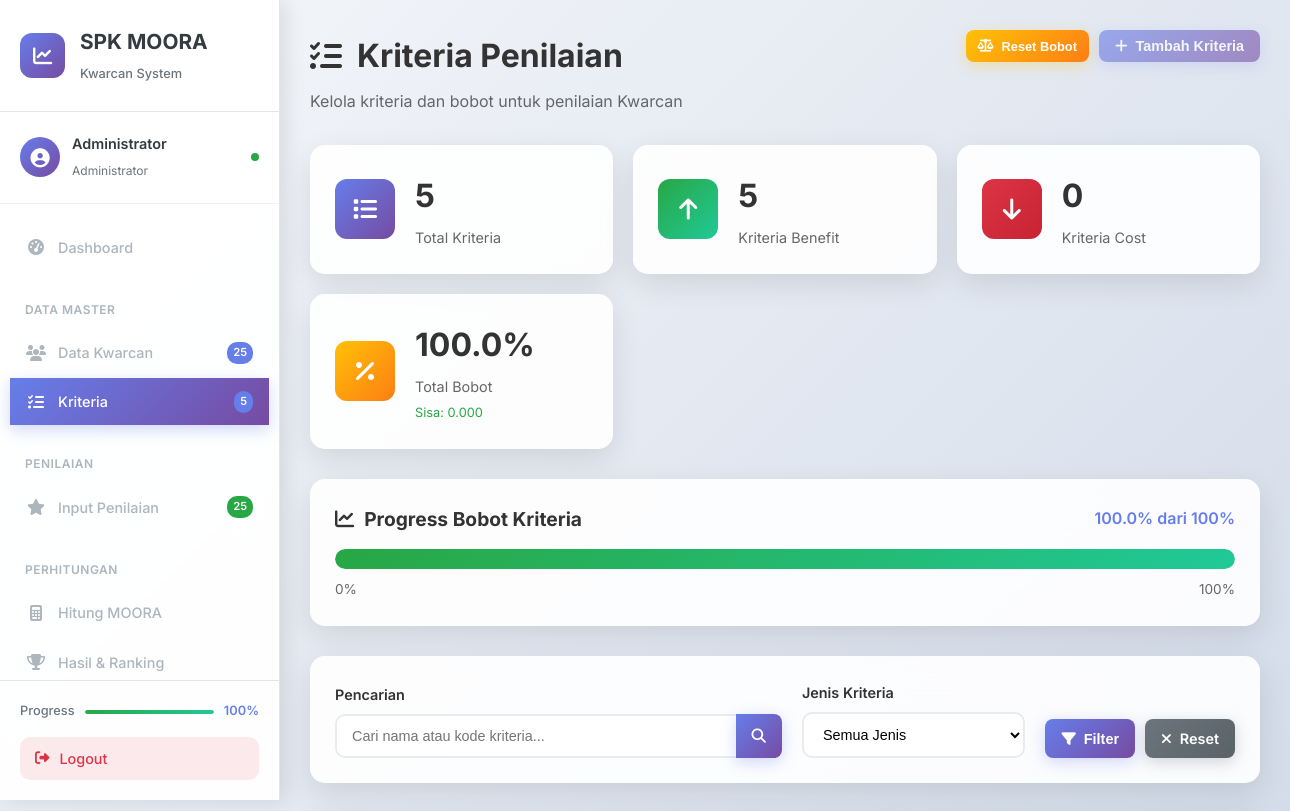
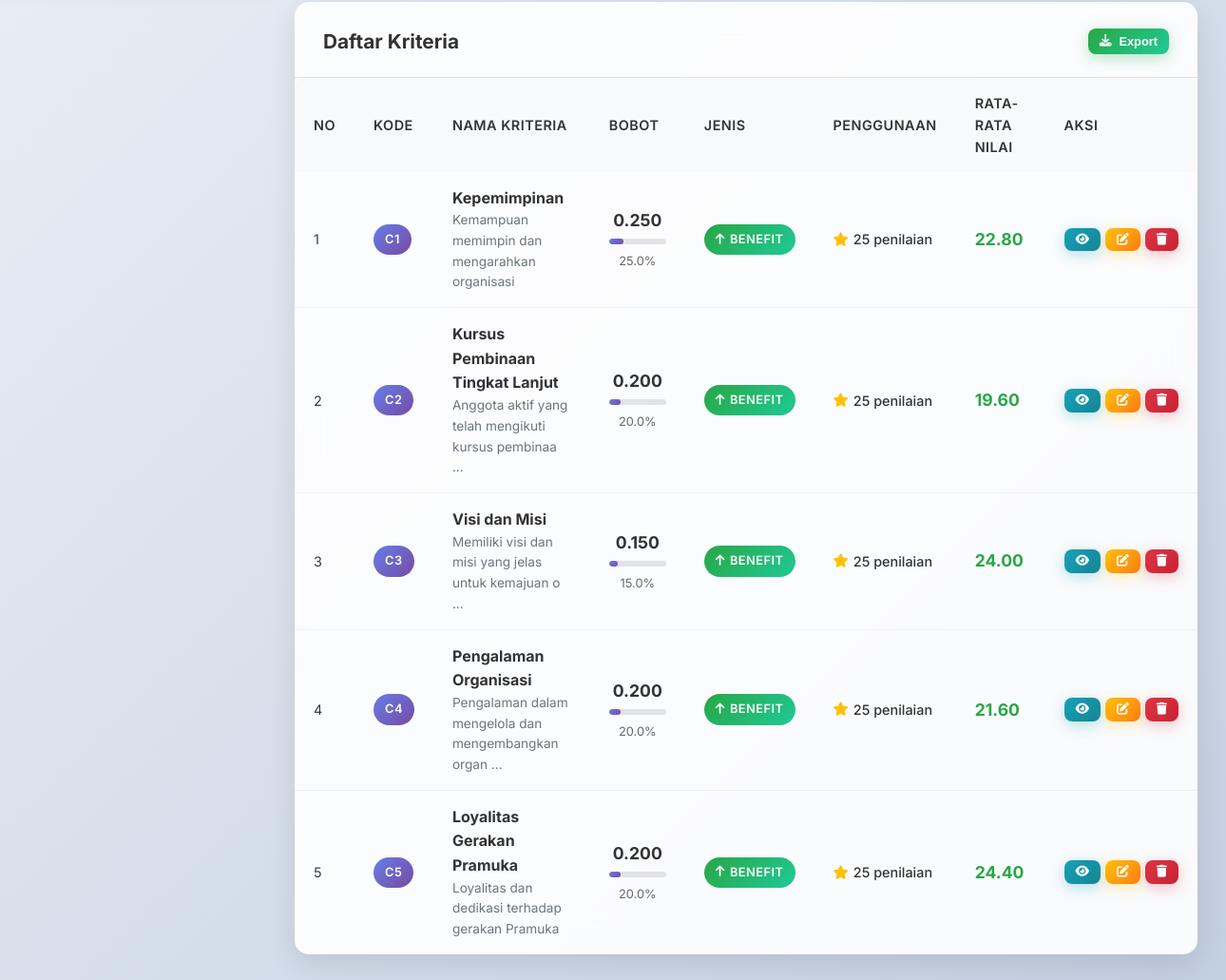
/admin/kriteria.php (signed in), run on the app's committed database (2 pictures, top to bottom).
### tables this page shows
CREATE TABLE `kriteria` (
  `id` int(11) NOT NULL,
  `kode_kriteria` varchar(10) NOT NULL,
  `nama_kriteria` varchar(100) NOT NULL,
  `bobot` decimal(5,3) NOT NULL,
  `jenis` enum('benefit','cost') NOT NULL DEFAULT 'benefit',
  `keterangan` text DEFAULT NULL,
  `created_at` timestamp NOT NULL DEFAULT current_timestamp(),
  `updated_at` timestamp NOT NULL DEFAULT current_timestamp() ON UPDATE current_timestamp()
);

### admin/kriteria.php (the view, shortened to what this page needs)
<?php
require_once '../config/database.php';
$search = $_GET['search'] ?? '';
$where_conditions = [];
$params = [];
$where_clause = !empty($where_conditions) ? "WHERE " . implode(" AND ", $where_conditions) : "";
$query = "SELECT k.*,
          (SELECT COUNT(*) FROM penilaian p WHERE p.kriteria_id = k.id) as penilaian_count,
          (SELECT AVG(p.nilai) FROM penilaian p WHERE p.kriteria_id = k.id) as rata_nilai
          FROM kriteria k
          $where_clause
          ORDER BY k.kode_kriteria ASC";
$stmt = $pdo->prepare($query);
$stmt->execute($params);
$kriteria_list = $stmt->fetchAll();
$stats_query = "SELECT
    COUNT(*) as total,
    SUM(bobot) as total_bobot,
    SUM(CASE WHEN jenis = 'benefit' THEN 1 ELSE 0 END) as benefit_count,
    SUM(CASE WHEN jenis = 'cost' THEN 1 ELSE 0 END) as cost_count,
    (SELECT COUNT(DISTINCT kriteria_id) FROM penilaian) as sudah_digunakan
    FROM kriteria";
$stmt = $pdo->query($stats_query);
$stats = $stmt->fetch();
$sisa_bobot = 1 - ($stats['total_bobot'] ?? 0);
?>
<?php include '../includes/header.php'; ?>
<div class="main-wrapper">
    <?php include '../includes/sidebar.php'; ?>
    <div class="content">
        <div class="content-header">
            <div class="header-title">
                <h1><i class="fas fa-list-check"></i> Kriteria Penilaian</h1>
                <p>Kelola kriteria dan bobot untuk penilaian Kwarcan</p>
            </div>
            <div class="header-actions">
                <button class="btn btn-warning btn-sm" onclick="resetBobot()" <?= $stats['total'] == 0 ? 'disabled' : '' ?>>
                    <i class="fas fa-balance-scale"></i> Reset Bobot
                </button>
                <button class="btn btn-primary" onclick="openAddModal()" <?= $sisa_bobot <= 0 ? 'disabled title="Total bobot sudah mencapai maksimum"' : '' ?>>
                    <i class="fas fa-plus"></i> Tambah Kriteria
                </button>
            </div>
        </div>
        <div class="stats-grid">
            <div class="stat-card primary">
                <div class="stat-icon">
                    <i class="fas fa-list"></i>
                </div>
                <div class="stat-content">
                    <h3><?= $stats['total'] ?></h3>
                    <p>Total Kriteria</p>
                </div>
            </div>
            <div class="stat-card success">
                <div class="stat-icon">
                    <i class="fas fa-arrow-up"></i>
                </div>
                <div class="stat-content">
                    <h3><?= $stats['benefit_count'] ?></h3>
                    <p>Kriteria Benefit</p>
                </div>
            </div>
            <div class="stat-card danger">
                <div class="stat-icon">
                    <i class="fas fa-arrow-down"></i>
                </div>
                <div class="stat-content">
                    <h3><?= $stats['cost_count'] ?></h3>
                    <p>Kriteria Cost</p>
                </div>
            </div>
            <div class="stat-card warning">
                <div class="stat-icon">
                    <i class="fas fa-percentage"></i>
                </div>
                <div class="stat-content">
                    <h3><?= number_format(($stats['total_bobot'] ?? 0) * 100, 1) ?>%</h3>
                    <p>Total Bobot</p>
                    <small class="<?= $sisa_bobot < 0 ? 'text-danger' : 'text-success' ?>">
                        Sisa: <?= number_format($sisa_bobot, 3) ?>
                    </small>
                </div>
            </div>
        </div>
        <div class="bobot-progress-card">
            <div class="progress-header">
                <h4><i class="fas fa-chart-line"></i> Progress Bobot Kriteria</h4>
                <span class="progress-text">
                    <?= number_format(($stats['total_bobot'] ?? 0) * 100, 1) ?>% dari 100%
                </span>
            </div>
            <div class="progress-bar-container">
                <div class="progress-bar <?= $stats['total_bobot'] > 1 ? 'over-limit' : '' ?>"
                    style="width: <?= min(($stats['total_bobot'] ?? 0) * 100, 100) ?>%">
                </div>
            </div>
            <div class="progress-labels">
                <span>0%</span>
                <span class="<?= $stats['total_bobot'] > 1 ? 'text-danger' : '' ?>">
                    <?= $stats['total_bobot'] > 1 ? 'MELEBIHI BATAS!' : '100%' ?>
                </span>
            </div>
        </div>
        <div class="filter-section">
            <div class="filter-card">
                <form method="GET" class="filter-form">
                    <div class="filter-group">
                        <div class="form-group">
                            <label>Pencarian</label>
                            <div class="input-group">
                                <input type="text" name="search" class="form-control"
                                    placeholder="Cari nama atau kode kriteria..."
                                    value="<?= htmlspecialchars($search) ?>">
                                <button type="submit" class="btn btn-primary">
                                    <i class="fas fa-search"></i>
                                </button>
                            </div>
                        </div>
                        <div class="form-group">
                            <label>Jenis Kriteria</label>
                            <select name="jenis" class="form-control">
                                <option value="">Semua Jenis</option>
                            </select>
                        </div>
                        <div class="form-group">
                            <label>&nbsp;</label>
                            <div class="filter-actions">
                                <button type="submit" class="btn btn-primary">
                                    <i class="fas fa-filter"></i> Filter
                                </button>
                                <a href="kriteria.php" class="btn btn-secondary">
                                    <i class="fas fa-times"></i> Reset
                                </a>
                            </div>
                        </div>
                    </div>
                </form>
            </div>
        </div>
        <div class="table-card">
            <div class="table-header">
                <h3>Daftar Kriteria</h3>
                <div class="table-actions">
                    <button class="btn btn-success btn-sm" onclick="exportData()">
                        <i class="fas fa-download"></i> Export
                    </button>
                </div>
            </div>
            <div class="table-responsive">
                <table class="table">
                    <thead>
                        <tr>
                            <th>No</th>
                            <th>Kode</th>
                            <th>Nama Kriteria</th>
                            <th>Bobot</th>
                            <th>Jenis</th>
                            <th>Penggunaan</th>
                            <th>Rata-rata Nilai</th>
                            <th>Aksi</th>
                        </tr>
                    </thead>
                    <tbody>
                        <?php if (empty($kriteria_list)): ?>
                            <tr>
                                <td colspan="8" class="text-center">
                                    <div class="empty-state">
                                        <i class="fas fa-list-check"></i>
                                        <h4>Belum ada kriteria</h4>
                                        <p>Tambahkan kriteria penilaian untuk memulai</p>
                                        <button class="btn btn-primary" onclick="openAddModal()">
                                            <i class="fas fa-plus"></i> Tambah Kriteria Pertama
                                        </button>
                                    </div>
                                </td>
                            </tr>
                        <?php else: ?>
                            <?php foreach ($kriteria_list as $index => $kriteria): ?>
                                <tr>
                                    <td><?= $index + 1 ?></td>
                                    <td>
                                        <span class="badge badge-primary"><?= htmlspecialchars($kriteria['kode_kriteria']) ?></span>
                                    </td>
                                    <td>
                                        <div class="kriteria-info">
                                            <strong><?= htmlspecialchars($kriteria['nama_kriteria']) ?></strong>
                                            <?php if ($kriteria['keterangan']): ?>
                                                <small class="d-block text-muted">
                                                    <?= htmlspecialchars(substr($kriteria['keterangan'], 0, 50)) ?>
                                                    <?= strlen($kriteria['keterangan']) > 50 ? '...' : '' ?>
                                                </small>
                                            <?php endif; ?>
                                        </div>
                                    </td>
                                    <td>
                                        <div class="bobot-display">
                                            <span class="bobot-value"><?= number_format($kriteria['bobot'], 3) ?></span>
                                            <div class="bobot-bar">
                                                <div class="bobot-fill" style="width: <?= $kriteria['bobot'] * 100 ?>%"></div>
                                            </div>
                                            <small class="bobot-percent"><?= number_format($kriteria['bobot'] * 100, 1) ?>%</small>
                                        </div>
                                    </td>
                                    <td>
                                        <span class="badge badge-<?= $kriteria['jenis'] == 'benefit' ? 'success' : 'danger' ?>">
                                            <i class="fas fa-arrow-<?= $kriteria['jenis'] == 'benefit' ? 'up' : 'down' ?>"></i>
                                            <?= ucfirst($kriteria['jenis']) ?>
                                        </span>
                                    </td>
                                    <td>
                                        <?php if ($kriteria['penilaian_count'] > 0): ?>
                                            <span class="usage-count">
                                                <i class="fas fa-star text-warning"></i>
                                                <?= $kriteria['penilaian_count'] ?> penilaian
                                            </span>
                                        <?php else: ?>
                                            <span class="text-muted">
                                                <i class="fas fa-minus"></i> Belum digunakan
                                            </span>
                                        <?php endif; ?>
                                    </td>
                                    <td>
                                        <?php if ($kriteria['rata_nilai']): ?>
                                            <span class="avg-score">
                                                <?= number_format($kriteria['rata_nilai'], 2) ?>
                                            </span>
                                        <?php else: ?>
                                            <span class="text-muted">-</span>
                                        <?php endif; ?>
                                    </td>
                                    <td>
                                        <div class="action-buttons">
                                            <button class="btn btn-info btn-sm" onclick="viewDetail(<?= $kriteria['id'] ?>)" title="Detail">
                                                <i class="fas fa-eye"></i>
                                            </button>
                                            <button class="btn btn-warning btn-sm" onclick="editKriteria(<?= $kriteria['id'] ?>)" title="Edit">
                                                <i class="fas fa-edit"></i>
                                            </button>
                                            <button class="btn btn-danger btn-sm"
                                                onclick="deleteKriteria(<?= $kriteria['id'] ?>, '<?= htmlspecialchars($kriteria['nama_kriteria']) ?>', <?= $kriteria['penilaian_count'] ?>)"
                                                title="Hapus">
                                                <i class="fas fa-trash"></i>
                                            </button>
                                        </div>
                                    </td>
                                </tr>
                            <?php endforeach; ?>
                        <?php endif; ?>
                    </tbody>
                </table>
            </div>
        </div>
    </div>
</div>
<?php include '../includes/footer.php'; ?>

### assets/css/admin.css (style rules this page uses)
.btn { border-radius: 8px; padding: 0.5rem 1.5rem; }
.table { border-radius: 10px; overflow: hidden; }
.table thead th { background-color: #f8f9fa; border: none; font-weight: 600; }
.badge { font-size: 0.75em; }
.fade-in { animation: fadeIn 0.5s ease-in; }

### assets/css/dashboard.css (style rules this page uses)
* { margin: 0; padding: 0; box-sizing: border-box; }
body { font-family: 'Segoe UI', Tahoma, Geneva, Verdana, sans-serif; background: linear-gradient(135deg, #f5f7fa 0%, #c3cfe2 100%); min-height: 100vh; color: #333; }
.fade-in { animation: fadeIn 0.5s ease-in; }
.d-block { display: block; }
.form-group { margin-bottom: 20px; }
.form-control { width: 100%; padding: 12px 15px; border: 2px solid rgba(0, 0, 0, 0.1); border-radius: 10px; font-size: 0.9rem; transition: all 0.3s ease; background: rgba(255, 255, 255, 0.9); }
.table { width: 100%; border-collapse: collapse; font-size: 0.9rem; }
.table th { background: linear-gradient(135deg, #667eea, #764ba2); color: white; padding: 15px 12px; text-align: left; font-weight: 600; font-size: 0.85rem; text-transform: uppercase; letter-spacing: 0.5px; }
.table td { padding: 12px; border-bottom: 1px solid rgba(0, 0, 0, 0.05); vertical-align: middle; }
.table tbody tr { transition: all 0.3s ease; }
.table tbody tr:last-child td { border-bottom: none; }
.badge { display: inline-block; padding: 4px 8px; border-radius: 12px; font-size: 0.75rem; font-weight: 600; text-transform: uppercase; letter-spacing: 0.5px; }
.badge-primary { background: rgba(102, 126, 234, 0.1); color: #667eea; }
.badge-success { background: rgba(40, 167, 69, 0.1); color: #28a745; }
.filter-group { display: flex; gap: 15px; align-items: center; flex-wrap: wrap; }

### assets/css/responsive.css (style rules this page uses)
@media (min-width: 1025px) { .stats-grid { grid-template-columns: repeat(4, 1fr); } }
@media (min-width: 1025px) { .content { margin-left: 250px; } }

### includes/header.php (style rules this page uses)
:root { --primary-color: #667eea; --primary-dark: #764ba2; --secondary-color: #f093fb; --success-color: #28a745; --warning-color: #ffc107; --danger-color: #dc3545; --info-color: #17a2b8; --light-color: #f8f9fa; --dark-color: #343a40; --white: #ffffff; --gray-100: #f8f9fa; --gray-200: #e9ecef; --gray-300: #dee2e6; --gray-400: #ced4da; --gray-500: #adb5bd; --gray-600: #6c757d; --gray-700: #495057; --gray-800: #343a40; --gray-900: #212529; --border-radius: 15px; --box-shadow: 0 10px 30px rgba(0, 0, 0, 0.1); --transition: all 0.3s ease; }
* { margin: 0; padding: 0; box-sizing: border-box; }
body { font-family: 'Inter', sans-serif; background: linear-gradient(135deg, #f5f7fa 0%, #c3cfe2 100%); color: var(--dark-color); line-height: 1.6; }
.main-wrapper { display: flex; min-height: 100vh; }

### includes/sidebar.php (style rules this page uses)
.progress-bar { height: 100%; background: linear-gradient(135deg, var(--primary-color), var(--primary-dark)); border-radius: 2px; transition: width 0.3s ease; }

### data on the page
kriteria: kode_kriteria "C1", nama_kriteria "Kepemimpinan", keterangan "Kemampuan memimpin dan mengarahkan organisasi", bobot "0.250", $kriteria['bobot']*100 "25.0", jenis "BENEFIT", penilaian_count "25", rata_nilai "22.80"
kriteria: kode_kriteria "C2", nama_kriteria "Kursus Pembinaan Tingkat Lanjut", keterangan "Anggota aktif yang telah mengikuti kursus pembinaa", bobot "0.200", $kriteria['bobot']*100 "20.0", jenis "BENEFIT", penilaian_count "25", rata_nilai "19.60"
kriteria: kode_kriteria "C3", nama_kriteria "Visi dan Misi", keterangan "Memiliki visi dan misi yang jelas untuk kemajuan o", bobot "0.150", $kriteria['bobot']*100 "15.0", jenis "BENEFIT", penilaian_count "25", rata_nilai "24.00"
kriteria: kode_kriteria "C4", nama_kriteria "Pengalaman Organisasi", keterangan "Pengalaman dalam mengelola dan mengembangkan organ", bobot "0.200", $kriteria['bobot']*100 "20.0", jenis "BENEFIT", penilaian_count "25", rata_nilai "21.60"
kriteria: kode_kriteria "C5", nama_kriteria "Loyalitas Gerakan Pramuka", keterangan "Loyalitas dan dedikasi terhadap gerakan Pramuka", bobot "0.200", $kriteria['bobot']*100 "20.0", jenis "BENEFIT", penilaian_count "25", rata_nilai "24.40"

### other printed values
$_SESSION['admin_nama'] "Administrator"
$total_kwarcan "25"
$total_kriteria "5"
$total_penilaian "25"
$stats['total'] "5"
$stats['benefit_count'] "5"
$stats['cost_count'] "0"
$sisa_bobot "0.000"
